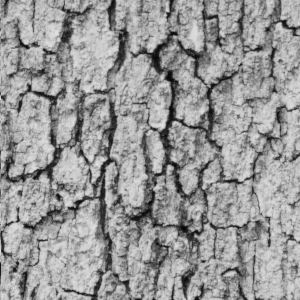
%> input picture textons/texture_train/bark.tiff, 300 x 300 px
$ octave vis_textons.m   (GNU Octave 9; MATLAB toolbox functions it lacks are replaced by stand-ins)
%> lines starting %> are read from the running program, lines starting %| are printed output that depends on the picture
### textons/compute_textons.m
function [train_hists, textons, file_list] = compute_textons(k)
%> called with k = 25

patch_size = 5;
num_patches = 30;
texture_size = 300;
patch_jump = texture_size / num_patches;

patterns = dir('texture_train/*.tiff');
file_list = {patterns.name};
[~, n_files] = size(file_list);

patches = zeros(n_files*num_patches*num_patches, patch_size*patch_size);
for f_i = 1:n_files
    im = im2double(imread(sprintf('texture_train/%s', file_list{f_i})));
%> im: size 300x300 double; min 0.0118, max 0.886, mean 0.594

    for i = 1:num_patches
        for j = 1:num_patches
            patch = im(patch_jump*(i-1)+1:patch_jump*(i-1)+5, patch_jump*(j-1)+1:patch_jump*(j-1)+5);
            patch = (patch - mean2(patch)) / norm(patch, 1);

            patches(num_patches*num_patches*(f_i-1)+num_patches*(i-1)+j, :) = patch(:)';
        end
    end
end

% Cluster
[idx, textons] = kmeans(patches, k);
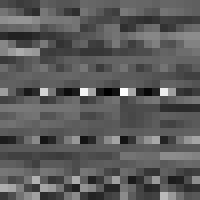
%> textons: size 25x25 double (shown 8 times larger); min -0.12, max 0.214, mean 1.52e-17; drawn with min black and max white
%> idx = 2700 values, max 25 at index 208, min 1 at index 49, mean 13.7

% Compute histograms for each training texture.
train_hists = zeros(n_files,k);
for f_i = 1:n_files
    cur_patches = patches(num_patches*num_patches*(f_i-1)+1:num_patches*num_patches*f_i, :);

    closest_textons = dsearchn(textons, cur_patches);
    histogram = histc(closest_textons, 1:k);
    histogram = histogram / norm(histogram);

    train_hists(f_i, :) = histogram';
end
%> after the loop, train_hists = 25 columns, first 8: [0.265 0.177 0.13 0.149 0.191 0.0838 0.0326 0.279; 0.151 0.0837 0.0159 0.136 0.00797 0.0518 0.012 0.327; 0.0954 0 0.00715 0.00477 0 0 0 0.0453]

### textons/vis_textons.m
k = 25;
patch_size = 5;

[train_hists, textons, file_list] = compute_textons(k);
%> file_list = {'bark.tiff', 'beach_sand.tiff', 'brick_wall.tiff'}

fig = figure;
title(sprintf('Visualization of %d Textons', k));

for i = 1:k
    t_vect = textons(i, :)';
    texton = vec2mat(t_vect, patch_size)';

    subplot(5,5,i);
    imagesc(texton);
    colormap(jet);
    axis off;

end
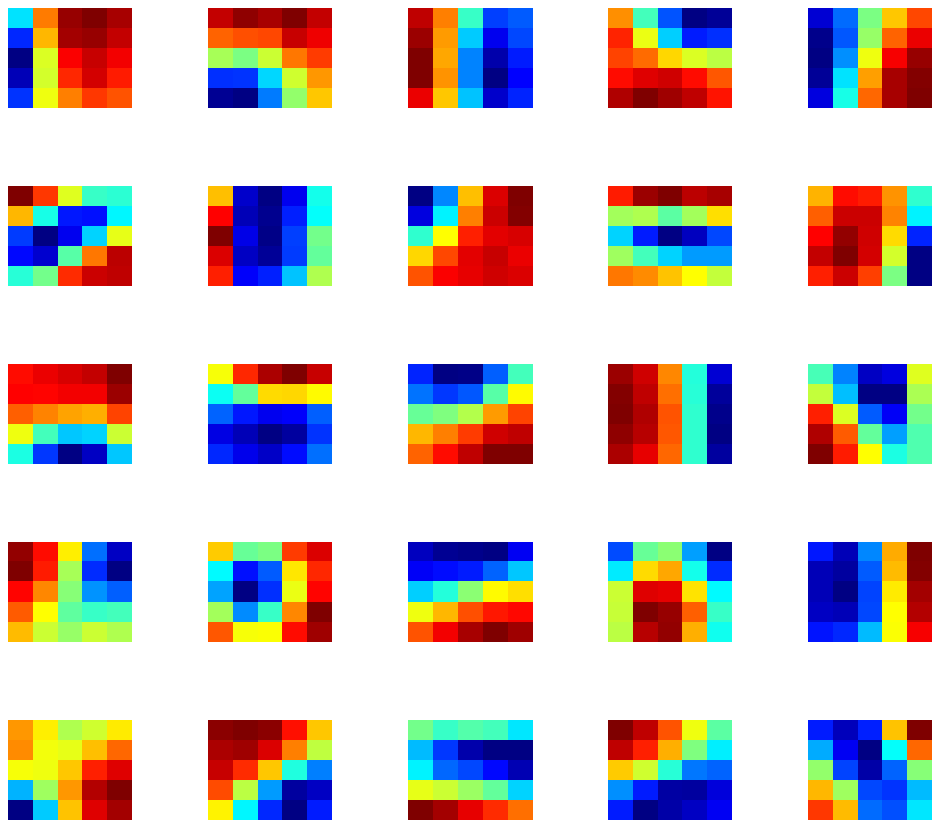
%> figure redrawn from the program's plot data, 25 panels

saveas(fig, 'textons.jpg');
